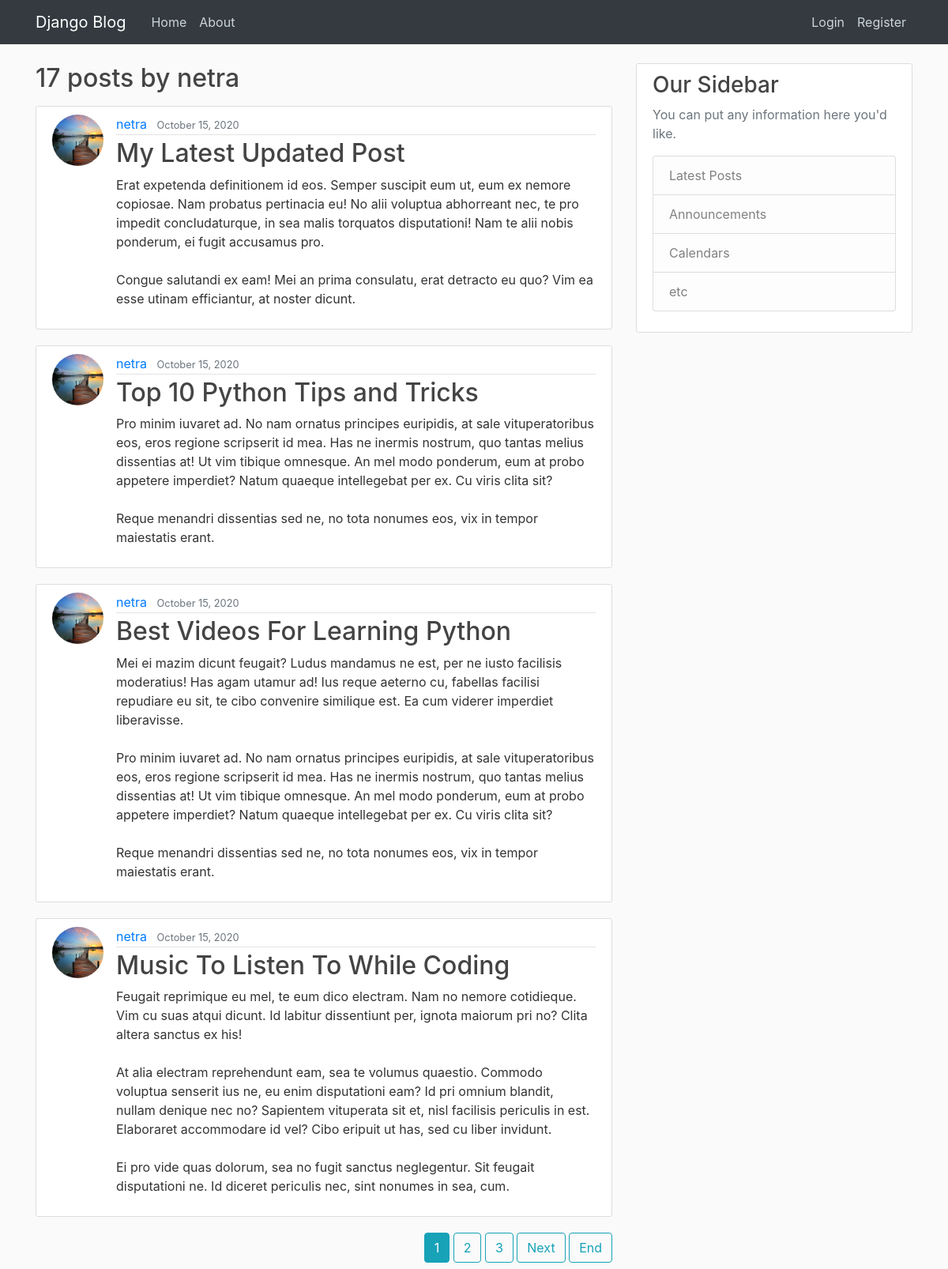
Screenshot of /user/netra with the database file from the repository.
### blog/models.py (models this page shows, shortened)
class Post(models.Model):
    title = models.CharField(max_length =100)
    content = models.TextField()
    date_posted = models.DateTimeField(default = timezone.now)
    author = models.ForeignKey(User,on_delete = models.CASCADE)

### users/models.py (models this page shows, shortened)
class Profile(models.Model):
    user = models.OneToOneField(User, on_delete = models.CASCADE)
    image = models.ImageField(default = 'default.jpg',upload_to = 'profile_pics')

### blog/views.py (the view)
# urls.py: path('user/<str:username>', UserPostListView.as_view(),name='user-posts'),
class UserPostListView(ListView):
    model = Post
    template_name = 'blog/user_posts.html' # <app>/<model>_<viewtype>.html
    context_object_name = 'posts'
    paginate_by = 4
    def get_queryset(self):
        user = get_object_or_404(User, username = self.kwargs.get('username'))
        return Post.objects.filter(author = user).order_by('-date_posted')

### blog/templates/blog/user_posts.html (shortened to what this page needs)
{% extends "blog/base.html" %}
{% block content %}
    <h2 class="mb-3">{{ page_obj.paginator.count}} posts by {{ view.kwargs.username }}</h2>
    {% for post in posts %}
        <article class="media content-section">
            <img class="rounded-circle article-img" src="{{ post.author.profile.image.url }}">
          <div class="media-body">
            <div class="article-metadata">
              <a class="mr-2" href="{% url 'user-posts' post.author.username %}">{{ post.author }}</a>
              <small class="text-muted">{{ post.date_posted|date:"F d, Y" }}</small>
            </div>
            <h2><a class="article-title" href="{% url 'post-detail' post.id %}">{{ post.title }}</a></h2>
            <p class="article-content">{{ post.content }}</p>
          </div>
        </article>
    {% endfor %}
    {% if is_paginated %}
        <div class="text-right">
        {% for num in page_obj.paginator.page_range %}
            {% if page_obj.number == num %}
                <a class="btn btn-info mb-2" href="?page={{ num }}">{{ num }}</a>
            {% elif num > page_obj.number|add:'-3' and num < page_obj.number|add:'3' %}
                <a class="btn btn-outline-info mb-2" href="?page={{ num }}">{{ num }}</a>
            {% endif %}
        {% endfor %}
        {% if page_obj.has_next%}
            <a class="btn btn-outline-info mb-2" href="?page={{page_obj.next_page_number}}">Next</a>
            <a class="btn btn-outline-info mb-2" href="?page={{ page_obj.paginator.num_pages }}">End</a>
        {% endif %}
        </div>
    {% endif %}
{% endblock content %}

### blog/static/blog/css/main.css (style rules this page uses)
body { background: #fafafa; color: #333333; margin-top: 5rem; }
h1, h2, h3, h4, h5, h6 { color: #444444; }
.content-section { background: #ffffff; padding: 10px 20px; border: 1px solid #dddddd; border-radius: 3px; margin-bottom: 20px; }
.article-title { color: #444444; }
.article-content { white-space: pre-line; }
.article-img { height: 65px; width: 65px; margin-right: 16px; }
.article-metadata { padding-bottom: 1px; margin-bottom: 4px; border-bottom: 1px solid #e3e3e3 }

### rows the page displays
Post: author.profile.image (picture), author "netra", date_posted "October 15, 2020", title "My Latest Updated Post", content "Erat expetenda definitionem id eos. Semper suscipit eum ut, eum ex nemore copiosae. Nam probatus pertinacia eu! No alii voluptua abhorreant nec, te pro impedit concludaturque, in sea malis torquatos disputationi! Nam te alii nobis ponderum, ei fugit accusamus pro. Congue salutandi ex eam! Mei an prima consulatu, erat detracto eu quo? Vim ea esse utinam efficiantur, at noster dicunt."
Post: author.profile.image (picture), author "netra", date_posted "October 15, 2020", title "Top 10 Python Tips and Tricks", content "Pro minim iuvaret ad. No nam ornatus principes euripidis, at sale vituperatoribus eos, eros regione scripserit id mea. Has ne inermis nostrum, quo tantas melius dissentias at! Ut vim tibique omnesque. An mel modo ponderum, eum at probo appetere imperdiet? Natum quaeque intellegebat per ex. Cu viris clita sit? Reque menandri dissentias sed ne, no tota nonumes eos, vix in tempor maiestatis erant."
Post: author.profile.image (picture), author "netra", date_posted "October 15, 2020", title "Best Videos For Learning Python", content "Mei ei mazim dicunt feugait? Ludus mandamus ne est, per ne iusto facilisis moderatius! Has agam utamur ad! Ius reque aeterno cu, fabellas facilisi repudiare eu sit, te cibo convenire similique est. Ea cum viderer imperdiet liberavisse. Pro minim iuvaret ad. No nam ornatus principes euripidis, at sale vituperatoribus eos, eros regione scripserit id mea. Has ne inermis nostrum, quo tantas melius dissentias at! Ut vim tibique omnesque. An mel modo ponderum, eum at probo appetere imperdiet? Natum quaeque intellegebat per ex. Cu viris clita sit? Reque menandri dissentias sed ne, no tota nonumes eos, vix in tempor maiestatis erant."
Post: author.profile.image (picture), author "netra", date_posted "October 15, 2020", title "Music To Listen To While Coding", content "Feugait reprimique eu mel, te eum dico electram. Nam no nemore cotidieque. Vim cu suas atqui dicunt. Id labitur dissentiunt per, ignota maiorum pri no? Clita altera sanctus ex his! At alia electram reprehendunt eam, sea te volumus quaestio. Commodo voluptua senserit ius ne, eu enim disputationi eam? Id pri omnium blandit, nullam denique nec no? Sapientem vituperata sit et, nisl facilisis periculis in est. Elaboraret accommodare id vel? Cibo eripuit ut has, sed cu liber invidunt. Ei pro vide quas dolorum, sea no fugit sanctus neglegentur. Sit feugait disputationi ne. Id diceret periculis nec, sint nonumes in sea, cum."

### other values shown
{{ page_obj.paginator.count }} "17"
{{ view.kwargs.username }} "netra"
{{ num }} "1"
{{ num }} "2" "3"
